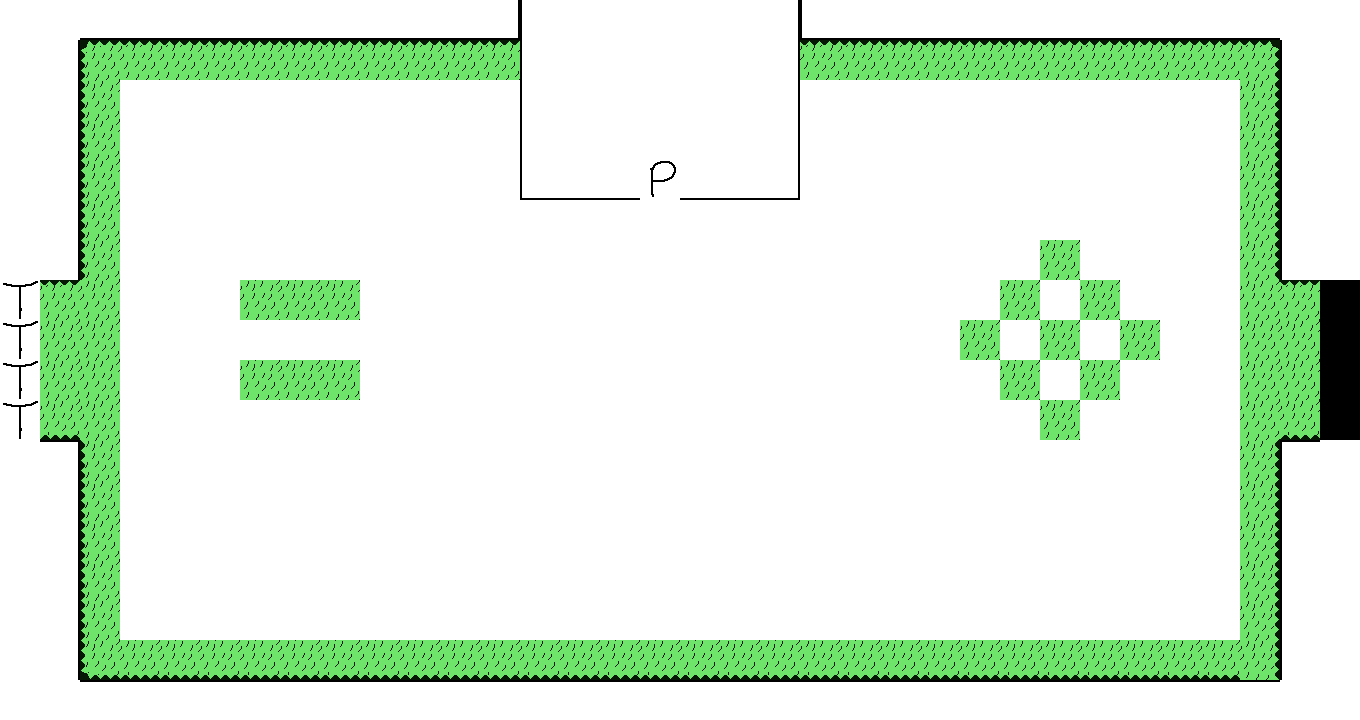

This is a level from a 2D game, rendered from its Tiled map with the project's own tilesets. A one-line summary and the complete map file follow:
An orthogonal 34x18 tile map with 40x40 px tiles, 1 tile layer (Tile Layer 1).

<map version="1.2" tiledversion="1.3.1" orientation="orthogonal" renderorder="right-down" compressionlevel="0" width="34" height="18" tilewidth="40" tileheight="40" infinite="0" nextlayerid="2" nextobjectid="1">
 <editorsettings>
  <export target="Map.json" format="json" />
 </editorsettings>
 <tileset firstgid="1" name="Tiled_Tileset" tilewidth="40" tileheight="40" spacing="2" margin="1" tilecount="225" columns="15">
  <image source="Tileset.png" trans="ff00ff" width="630" height="630" />
  <tile id="1">
   <properties>
    <property name="Direction" value="Right" />
    <property name="Map" value="Forest" />
   </properties>
  </tile>
  <tile id="2">
   <properties>
    <property name="Collision" type="bool" value="false" />
   </properties>
  </tile>
  <tile id="8">
   <properties>
    <property name="Collision" type="bool" value="true" />
   </properties>
  </tile>
  <tile id="9">
   <properties>
    <property name="Collision" type="bool" value="true" />
   </properties>
  </tile>
  <tile id="10">
   <properties>
    <property name="Collision" type="bool" value="true" />
   </properties>
  </tile>
  <tile id="18">
   <properties>
    <property name="Direction" value="Left" />
    <property name="Map" value="Town" />
   </properties>
  </tile>
  <tile id="19">
   <properties>
    <property name="Direction" value="Up" />
    <property name="Map" value="Room" />
   </properties>
  </tile>
  <tile id="23">
   <properties>
    <property name="Collision" type="bool" value="true" />
   </properties>
  </tile>
  <tile id="24">
   <properties>
    <property name="Collision" type="bool" value="true" />
   </properties>
  </tile>
  <tile id="25">
   <properties>
    <property name="Collision" type="bool" value="true" />
   </properties>
  </tile>
  <tile id="38">
   <properties>
    <property name="Collision" type="bool" value="true" />
   </properties>
  </tile>
  <tile id="39">
   <properties>
    <property name="Collision" type="bool" value="true" />
   </properties>
  </tile>
  <tile id="40">
   <properties>
    <property name="Collision" type="bool" value="true" />
   </properties>
  </tile>
 </tileset>
 <layer id="1" name="Tile Layer 1" width="34" height="18">
  <data encoding="csv">
25,25,40,40,40,40,40,40,40,40,40,40,41,24,3,3,3,3,3,26,39,40,40,40,40,40,40,40,40,40,40,40,25,25,
25,26,6,7,7,7,7,7,7,7,7,7,7,24,3,3,3,3,3,26,7,7,7,7,7,7,7,7,7,7,7,8,24,25,
25,26,21,3,3,3,3,3,3,3,3,3,3,24,3,3,3,3,3,26,3,3,3,3,3,3,3,3,3,3,3,23,24,25,
25,26,21,3,3,3,3,3,3,3,3,3,3,24,3,3,3,3,3,26,3,3,3,3,3,3,3,3,3,3,3,23,24,25,
25,26,21,3,3,3,3,3,3,3,3,3,3,39,40,40,20,40,40,41,3,3,3,3,3,3,3,3,3,3,3,23,24,25,
25,26,21,3,3,3,3,3,3,3,3,3,3,3,3,3,3,3,3,3,3,3,3,3,3,3,3,3,3,3,3,23,24,25,
25,26,21,3,3,3,3,3,3,3,3,3,3,3,3,3,3,3,3,3,3,3,3,3,3,3,22,3,3,3,3,23,24,25,
19,7,22,3,3,3,22,22,22,3,3,3,3,3,3,3,3,3,3,3,3,3,3,3,3,22,3,22,3,3,3,22,7,2,
19,22,22,3,3,3,3,3,3,3,3,3,3,3,3,3,3,3,3,3,3,3,3,3,22,3,22,3,22,3,3,22,22,2,
19,22,22,3,3,3,22,22,22,3,3,3,3,3,3,3,3,3,3,3,3,3,3,3,3,22,3,22,3,3,3,22,22,2,
19,37,22,3,3,3,3,3,3,3,3,3,3,3,3,3,3,3,3,3,3,3,3,3,3,3,22,3,3,3,3,22,37,2,
25,11,21,3,3,3,3,3,3,3,3,3,3,3,3,3,3,3,3,3,3,3,3,3,3,3,3,3,3,3,3,23,9,25,
25,26,21,3,3,3,3,3,3,3,3,3,3,3,3,3,3,3,3,3,3,3,3,3,3,3,3,3,3,3,3,23,24,25,
25,26,21,3,3,3,3,3,3,3,3,3,3,3,3,3,3,3,3,3,3,3,3,3,3,3,3,3,3,3,3,23,24,25,
25,26,21,3,3,3,3,3,3,3,3,3,3,3,3,3,3,3,3,3,3,3,3,3,3,3,3,3,3,3,3,23,24,25,
25,26,21,3,3,3,3,3,3,3,3,3,3,3,3,3,3,3,3,3,3,3,3,3,3,3,3,3,3,3,3,23,24,25,
25,26,36,37,37,37,37,37,37,37,37,37,37,37,37,37,37,37,37,37,37,37,37,37,37,37,37,37,37,37,37,23,24,25,
25,25,10,10,10,10,10,10,10,10,10,10,10,10,10,10,10,10,10,10,10,10,10,10,10,10,10,10,10,10,10,10,25,25
</data>
 </layer>
</map>